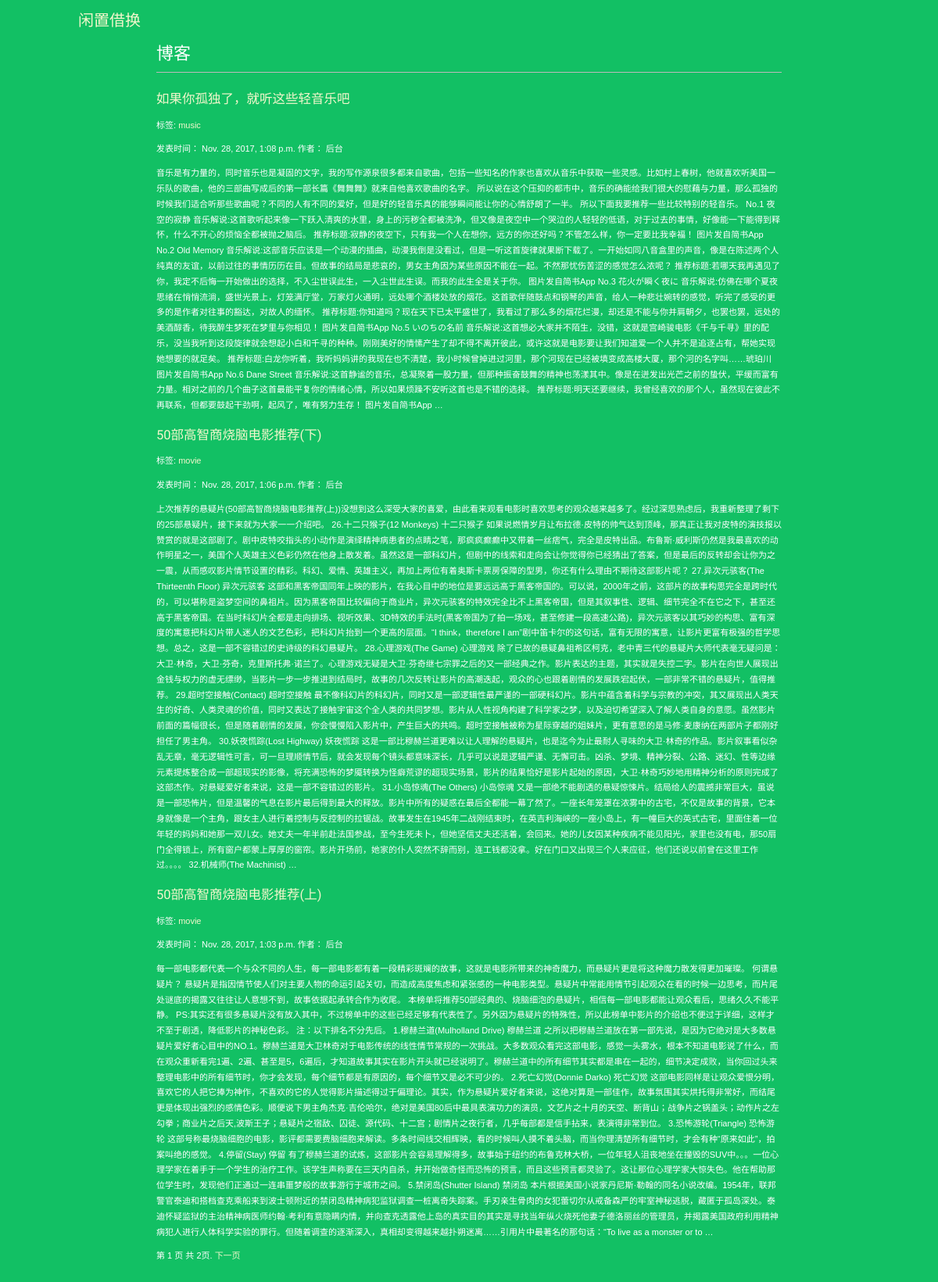
Screenshot of /blog/ with the database file from the repository.
### blog/models.py (models this page shows, shortened)
class Post(models.Model):
    STATUS_CHOICES = (
        ('draft', 'Draft'),
        ('published', 'Published'),
    )
    title = models.CharField(max_length=250)
    slug = models.SlugField(max_length=250,
                            unique_for_date='publish')
    author = models.ForeignKey(User,
                                related_name='blog_posts')
    body = models.TextField()
    publish = models.DateTimeField(default=timezone.now)
    created = models.DateTimeField(auto_now_add=True)
    updated = models.DateTimeField(auto_now=True)
    status = models.CharField(max_length=10,
                                choices=STATUS_CHOICES,
                                default='draft')
    objects = models.Manager() # The default manager.
    published = PublishedManager() # Our custom manager.
    tags = TaggableManager()
    class Meta:
        ordering = ('-publish',)
    def get_absolute_url(self):
        return reverse('blog:post_detail',args=[self.publish.year,
                                                self.publish.strftime('%m'),
                                                self.publish.strftime('%d'),
                                                self.slug])

### blog/views.py (the view)
# urls.py: url(r'^tag/(?P<tag_slug>[-\w]+)/$', views.post_list, name='post_list_by_tag'),
def post_list(request, tag_slug=None):
   object_list = Post.published.all()
   tag = None
   if tag_slug:
       tag = get_object_or_404(Tag, slug=tag_slug)
       object_list = object_list.filter(tags__in=[tag])
   paginator = Paginator(object_list, 3) # 3 posts in each page
   page = request.GET.get('page')
   try:
       posts = paginator.page(page)
   except PageNotAnInteger:
       posts = paginator.page(1)
   except EmptyPage:
       posts = paginator.page(paginator.num_pages)
   return render(request, 'blog/post/list.html', {'page': page,
                                                  'posts': posts,
                                                  'tag': tag})

### blog/models.py (called while the page is built)
    def get_queryset(self):
        return super(PublishedManager,self).get_queryset().filter(status='published')

### cart/context_processors.py (called while the page is built)
def cart(request):
    return {'cart': Cart(request)}

### blog/templates/blog/post/list.html (shortened to what this page needs)
{% extends "blog/base.html" %}
{% block content %}
    <h1>博客</h1>
    {% for post in posts %}
        <h2><a href="{{ post.get_absolute_url }}">{{ post.title }}</a></h2>
        <p class="tags">
            标签:
            {% for tag in post.tags.all %}
                <a href="{% url "blog:post_list_by_tag" tag.slug %}">{{ tag.name }}</a>
            {% endfor %}
        </p>
        <p class="date">发表时间： {{ post.publish }} 作者： {{ post.author }}</p>
        {{ post.body|truncatewords:30|linebreaks }}
    {% endfor %}
    {% include "pagination.html" with page=posts %}
{% endblock %}

### account/static/css/base.css (style rules this page uses)
body { margin:0; padding:0; font-family:helvetica, sans-serif; background:#12c064; }
p { float:center; line-height: 1.8; }
a { color:#12c064; text-decoration:none; }
h1, h2, h3, h4, h5 , h6 { font-family: 'Muli', sans-serif; font-weight:normal; }
h1 { border-bottom:1px solid #bbb; padding:0 0 10px 0; margin:10px 0 20px 0; }
h2 { float:center margin:30px 0 20px; }
#header a { color:#f3f7cc; }

### rows the page displays
Post: title "如果你孤独了，就听这些轻音乐吧", publish "Nov. 28, 2017, 1:08 p.m.", author "后台", body "音乐是有力量的，同时音乐也是凝固的文字，我的写作源泉很多都来自歌曲，包括一些知名的作家也喜欢从音乐中获取一些灵感。比如村上春树，他就喜欢听美国一乐队的歌曲，他的三部曲写成后的第一部长篇《舞舞舞》就来自他喜欢歌曲的名字。 所以说在这个压抑的都市中，音乐的确能给我们很大的慰藉与力量，那么孤独的时候我们适合听那些歌曲呢？不同的人有不同的爱好，但是好的轻音乐真的能够瞬间能让你的心情舒朗了一半。 所以下面我要推荐一些比较特别的轻音乐。 No.1 夜空的寂静 音乐解说:这首歌听起来像一下跃入清爽的水里，身上的污秽全都被洗净，但又像是夜空中一个哭泣的人轻轻的低语，对于过去的事情，好像能一下能得到释怀，什么不开心的烦恼全都被抛之脑后。 推荐标题:寂静的夜空下，只有我一个人在想你，远方的你还好吗？不管怎么样，你一定要比我幸福！ 图片发自简书App No.2 Old Memory 音乐解说:这部音乐应该是一个动漫的插曲，动漫我倒是没看过，但是一听这首旋律就果断下载了。一开始如同八音盒里的声音，像是在陈述两个人纯真的友谊，以前过往的事情历历在目。但故事的结局是悲哀的，男女主角因为某些原因不能在一起。不然那忧伤苦涩的感觉怎么浓呢？ 推荐标题:若哪天我再遇见了你，我定不后悔一开始做出的选择，不入尘世误此生，一入尘世此生误。而我的此生全是关于你。 图片发自简书App No.3 花火が瞬く夜に 音乐解说:仿佛在哪个夏夜思绪在悄悄流淌，盛世光景上，灯笼满厅堂，万家灯火通明，远处哪个酒楼处放的烟花。这首歌伴随鼓点和钢琴的声音，给人一种悲壮婉转的感觉，听完了感受的更多的是作者对往事的豁达，对故人的缅怀。…"
Tag: name "music"
Post: title "50部高智商烧脑电影推荐(下)", publish "Nov. 28, 2017, 1:06 p.m.", author "后台", body "上次推荐的悬疑片(50部高智商烧脑电影推荐(上))没想到这么深受大家的喜爱，由此看来观看电影时喜欢思考的观众越来越多了。经过深思熟虑后，我重新整理了剩下的25部悬疑片，接下来就为大家一一介绍吧。 26.十二只猴子(12 Monkeys) 十二只猴子 如果说燃情岁月让布拉德·皮特的帅气达到顶峰，那真正让我对皮特的演技报以赞赏的就是这部剧了。剧中皮特咬指头的小动作是演绎精神病患者的点睛之笔，那疯疯癫癫中又带着一丝痞气，完全是皮特出品。布鲁斯·威利斯仍然是我最喜欢的动作明星之一，美国个人英雄主义色彩仍然在他身上散发着。虽然这是一部科幻片，但剧中的线索和走向会让你觉得你已经猜出了答案，但是最后的反转却会让你为之一震，从而感叹影片情节设置的精彩。科幻、爱情、英雄主义，再加上两位有着奥斯卡票房保障的型男，你还有什么理由不期待这部影片呢？ 27.异次元骇客(The Thirteenth Floor) 异次元骇客 这部和黑客帝国同年上映的影片，在我心目中的地位是要远远高于黑客帝国的。可以说，2000年之前，这部片的故事构思完全是跨时代的，可以堪称是盗梦空间的鼻祖片。因为黑客帝国比较偏向于商业片，异次元骇客的特效完全比不上黑客帝国，但是其叙事性、逻辑、细节完全不在它之下，甚至还高于黑客帝国。在当时科幻片全都是走向排场、视听效果、3D特效的手法时(黑客帝国为了拍一场戏，甚至修建一段高速公路)，异次元骇客以其巧妙的构思、富有深度的寓意把科幻片带人迷人的文艺色彩，把科幻片抬到一个更高的层面。“I think，therefore I…"
Tag: name "movie"
Post: title "50部高智商烧脑电影推荐(上)", publish "Nov. 28, 2017, 1:03 p.m.", author "后台", body "每一部电影都代表一个与众不同的人生，每一部电影都有着一段精彩斑斓的故事，这就是电影所带来的神奇魔力，而悬疑片更是将这种魔力散发得更加璀璨。 何谓悬疑片？ 悬疑片是指因情节使人们对主要人物的命运引起关切，而造成高度焦虑和紧张感的一种电影类型。悬疑片中常能用情节引起观众在看的时候一边思考，而片尾处谜底的揭露又往往让人意想不到，故事依据起承转合作为收尾。 本榜单将推荐50部经典的、烧脑细泡的悬疑片，相信每一部电影都能让观众看后，思绪久久不能平静。 PS:其实还有很多悬疑片没有放入其中，不过榜单中的这些已经足够有代表性了。另外因为悬疑片的特殊性，所以此榜单中影片的介绍也不便过于详细，这样才不至于剧透，降低影片的神秘色彩。 注：以下排名不分先后。 1.穆赫兰道(Mulholland Drive) 穆赫兰道 之所以把穆赫兰道放在第一部先说，是因为它绝对是大多数悬疑片爱好者心目中的NO.1。穆赫兰道是大卫林奇对于电影传统的线性情节常规的一次挑战。大多数观众看完这部电影，感觉一头雾水，根本不知道电影说了什么，而在观众重新看完1遍、2遍、甚至是5，6遍后，才知道故事其实在影片开头就已经说明了。穆赫兰道中的所有细节其实都是串在一起的，细节决定成败，当你回过头来整理电影中的所有细节时，你才会发现，每个细节都是有原因的，每个细节又是必不可少的。 2.死亡幻觉(Donnie Darko) 死亡幻觉…"

### other values shown
{{ page.number }} "1"
{{ page.paginator.num_pages }} "2"
